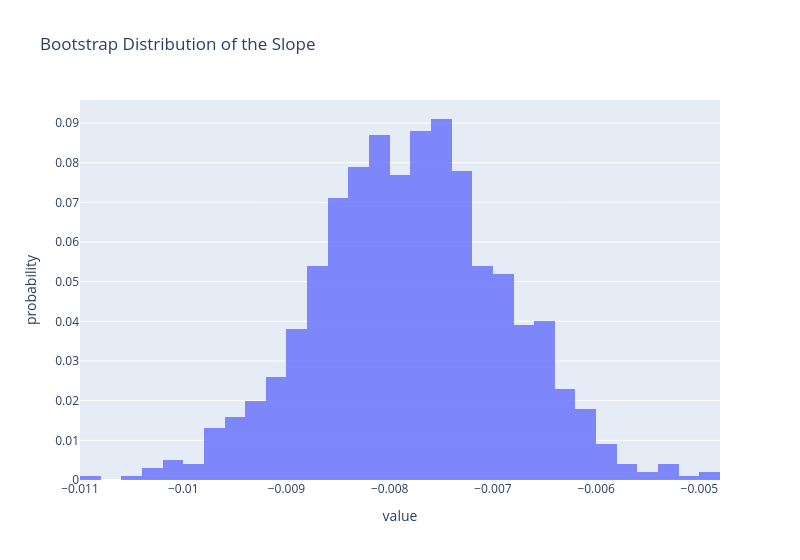

This figure's notebook cell:
### Markdown cell above
From the plot above, can you guess why the emoji for this section is spaghetti 🍝?

We were originally just interested in conducting inference on the slope, $\hat{\theta}_1$. 
So, let's visualize the bootstrap distribution of the synthetic $\hat{\theta}_1$ estimates:

> Note we could have done the same for the synthetic $\hat{\theta}_0$ estimates, too!

### Code cell
# Grab the slopes from the list of (intercept, slope) tuples
bs_theta1s = [theta[1] for theta in bs_thetas]

fig = px.histogram(pl.Series(bs_theta1s),
                   title='Bootstrap Distribution of the Slope', 
                   width=800, histnorm='probability', 
                   barmode="overlay", opacity=0.8)
fig.show()

### Figure 1 — Plotly figure (JSON) as saved in the notebook; plotly's stock layout.template omitted (floating-point values rounded to 4 significant figures; data arrays with more than 128 entries replaced by an {"elided": "..."} marker saying what was removed)
{"data": [{"bingroup": "x", "histnorm": "probability", "hovertemplate": "variable=<br>value=%{x}<br>probability=%{y}<extra></extra>", "legendgroup": "", "marker": {"color": "#636efa", "opacity": 0.8, "pattern": {"shape": ""}}, "name": "", "orientation": "v", "showlegend": false, "type": "histogram", "x": {"elided": "1000 float values"}, "xaxis": "x", "yaxis": "y"}], "layout": {"barmode": "overlay", "legend": {"title": {"text": "variable"}, "tracegroupgap": 0}, "title": {"text": "Bootstrap Distribution of the Slope"}, "width": 800, "xaxis": {"anchor": "y", "domain": [0.0, 1.0], "title": {"text": "value"}}, "yaxis": {"anchor": "x", "domain": [0.0, 1.0], "title": {"text": "probability"}}}}
